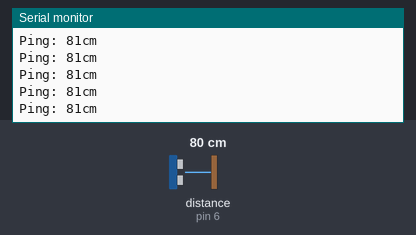
Bench run of a program on a simulated Arduino Uno, built with avr-gcc and run on an emulated ATmega328P. On the bench: the last lines printed to the serial monitor. The inputs (shaded band) are chosen by the test bench; at power-on: distance to the obstacle (sensor on pin 6) 80 cm. The echo pulse lasts 58.3 µs per cm.

Above: at 1.2 s.
1.3 s: distance to the obstacle (sensor on pin 6) set to 2 cm
At 1.34 s:
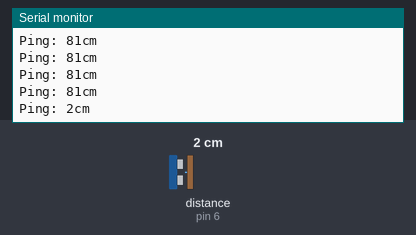
2.8 s: distance to the obstacle (sensor on pin 6) set to 60 cm
At 2.87 s:
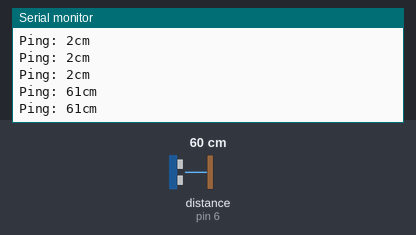
Timing chart, 0 to 5.8 s (numbered marks = the images above; inputs shaded):
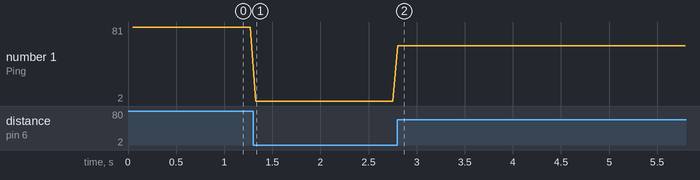

Measured:
- after the input at 1.3 s, the serial monitor: prints a new line at once (image 1)
- after the input at 2.8 s, the serial monitor: prints a new line at once (image 2)
- plotted number 1: 81 → 2 after the input at 1.3 s, 2 → 61 after the input at 2.8 s

The program:

main.cpp
```cpp
// ---------------------------------------------------------------------------
// Example NewPing library sketch that does a ping about 20 times per second.
// ---------------------------------------------------------------------------

#include <NewPing.h>

#define TRIGGER_PIN  7  // Arduino pin tied to trigger pin on the ultrasonic sensor.
#define ECHO_PIN     6  // Arduino pin tied to echo pin on the ultrasonic sensor.
#define MAX_DISTANCE 200 // Maximum distance we want to ping for (in centimeters). Maximum sensor distance is rated at 400-500cm.

NewPing sonar(TRIGGER_PIN, ECHO_PIN, MAX_DISTANCE); // NewPing setup of pins and maximum distance.

void setup() {
  Serial.begin(9600); // Open serial monitor at 115200 baud to see ping results.
}

void loop() {
  delay(50);                     // Wait 50ms between pings (about 20 pings/sec). 29ms should be the shortest delay between pings.
  Serial.print("Ping: ");
  Serial.print(sonar.ping_cm()); // Send ping, get distance in cm and print result (0 = outside set distance range)
  Serial.println("cm");
}
```
